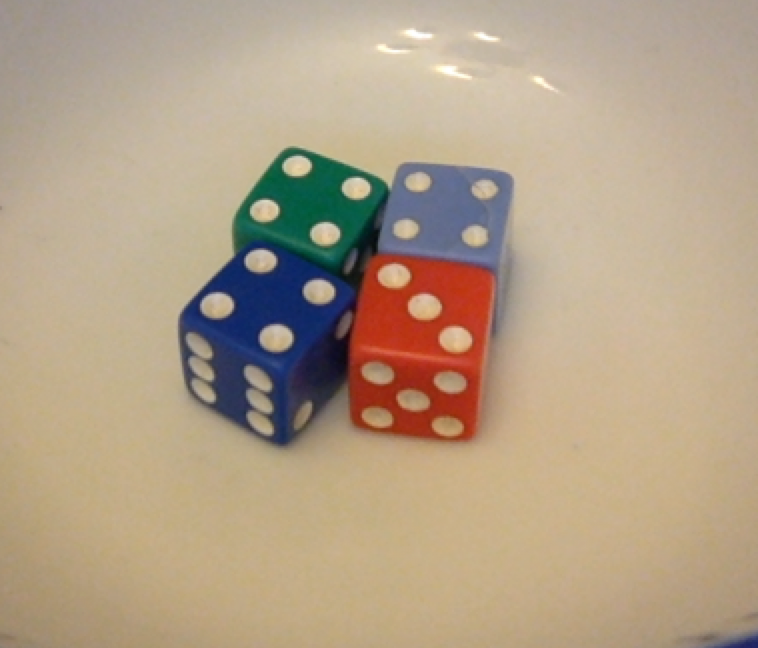
#> input picture resources/here.png, 758 x 648 px, given in place of the camera
$ python guava.py
#> lines starting #> are read from the running program, lines starting #| are printed output that depends on the picture; after the words box and inside, x2 and y2 are one past the last pixel; in counts of white or black regions, pixels touching at a corner belong together
#> in main, frame is the input picture: shape (648, 758, 3); mean B, G, R 136.2, 160.1, 178.8
### guava_utils.py
import imutils, cv2
import numpy as np

class GuavaUtils:
    def __init__(self):
        self.crop_ratio = 0.32
        self.blur_kernel_size = (7,7)
        self.resize_width = 1200
        self.thresholds = [50, 0, 60, 0]
        self.color_space = "HSV"

    def resize_image(self, image):
        return imutils.resize(image, width=self.resize_width)

    def crop_image(self, image):
        h, w, _ = image.shape
#> h = 1025; w = 1200
        left, right = int(w*self.crop_ratio), int(w*(1-self.crop_ratio))
#> left = 384; right = 815
        cropped = image[0:h, left:right]
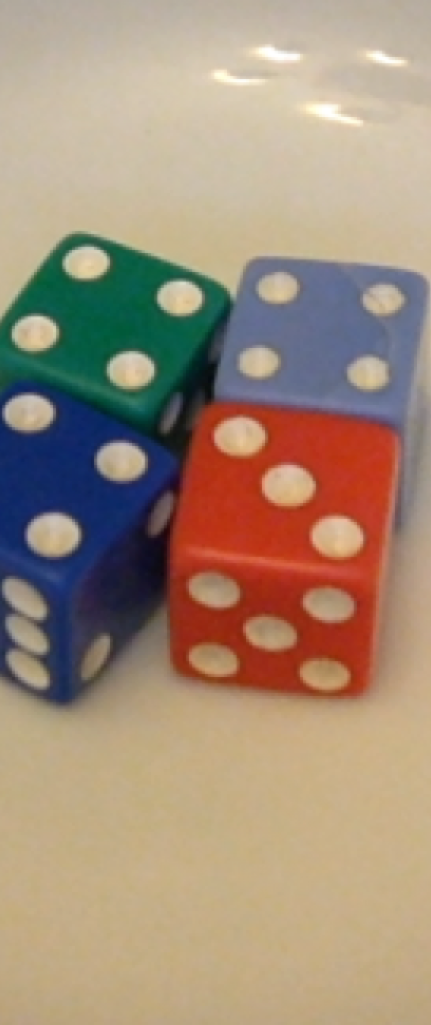
#> cropped: shape (1025, 431, 3); mean B, G, R 122, 142.2, 162.7

        return cropped

    def hsv_image(self, image):
        return cv2.cvtColor(image, cv2.COLOR_BGR2HSV)
#> returned value: shape (1025, 431, 3); mean H, S, V 35.2, 95.5, 172.8

    def grayscale_image(self, image):
        return cv2.cvtColor(image, cv2.COLOR_BGR2GRAY)

    def blur_image(self, image):
        return cv2.GaussianBlur(image, self.blur_kernel_size, 0)

    def threshold_image(self, image, index):
        return cv2.threshold(image, self.thresholds[index], 255, cv2.THRESH_BINARY)[1]

    def invert_image(self, image):
        return cv2.bitwise_not(image)

    def preprocess(self, image):
        resized = self.resize_image(image)
        cropped = self.crop_image(resized)
        hsv_image = self.hsv_image(cropped)

        return hsv_image

    def postprocess(self, image, index):
        grayscaled = self.grayscale_image(image)
        threshed = self.threshold_image(grayscaled, index)
        # blurred = self.blur_image(grayscaled)

        return threshed

    # [5 lines left out: function show_default, not called in this run]

    def filter_color(self, image, color_boundary):
        lower, upper = color_boundary

        mask = cv2.inRange(image, lower, upper)
        output = cv2.bitwise_and(image, image, mask = mask)

        return output

    def display_results(self, window_name, image, text):
        org = (50, 50)
        fontFace = cv2.FONT_HERSHEY_SIMPLEX
        fontScale = 2
        color = (0, 0, 255)
        thickness = 2

        cv2.putText(
            image,
            text,
            org,
            fontFace,
            fontScale,
            color,
            thickness
        )

        cv2.imshow(window_name, image)

### die_detector.py
import numpy as np
import cv2, imutils

from guava_colors import HSVColors
from guava_utils import GuavaUtils
from guava_blob import BlobDetector

class DieDetector:
    def __init__(self):
        self.num_die = 4
        self.color_boundaries = HSVColors().color_boundaries()
        self.util = GuavaUtils()
        self.blob = BlobDetector()

    def iterate_colors(self, image):
        images = []
        die_counts = []

        for boundary in self.color_boundaries:
            filtered = self.util.filter_color(image, boundary)
            die_count = len(self.blob.count_die(filtered))

            images.append(filtered)
            die_counts.append(die_count)
#> this loop made 4 passes
#> die_count on passes 1 to 4: 0, 2, 3, 4
#> pass 1, in filter_color, `mask = cv2.inRange(image, lower, upper)`:
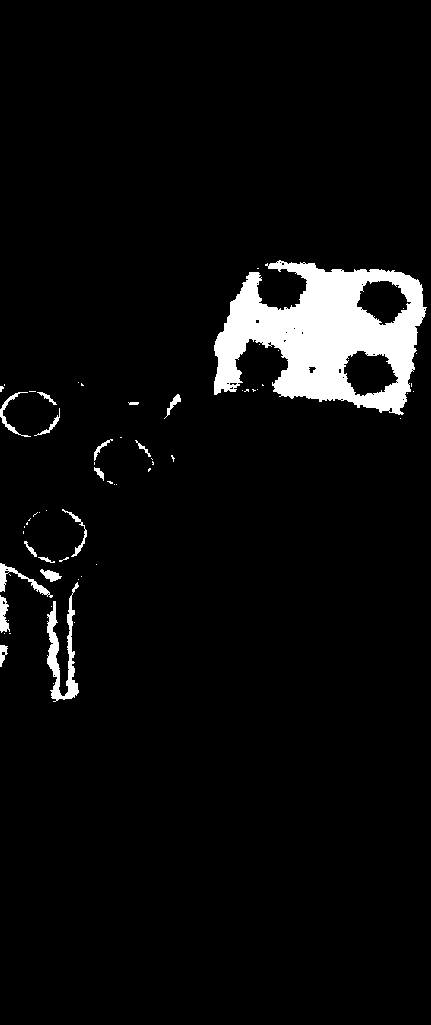
#> mask: shape (1025, 431); 4.9% white; 63 white regions (46 under 20 px), largest, box (x1, y1, x2, y2) and area: (214, 260, 427, 415) 18289, (47, 582, 79, 702) 1356, (0, 563, 53, 598) 395
#> pass 2, in filter_color (call 2), `mask = cv2.inRange(image, lower, upper)`:
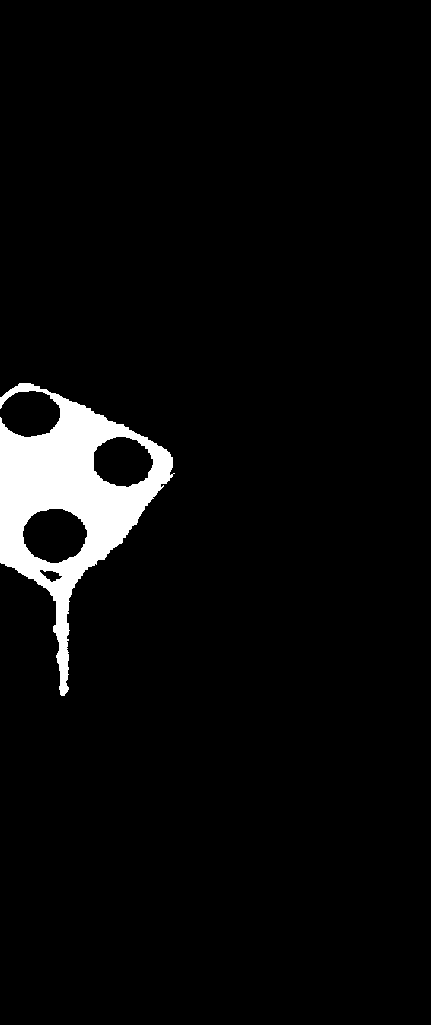
#> mask: shape (1025, 431); 4.2% white; 1 white region, box (x1, y1, x2, y2) and area: (0, 383, 175, 696) 18717
#> after the loop: filtered: shape (1025, 431, 3); mean H, S, V 3.3, 7.9, 4.4
#> after the loop, die_counts = [0, 2, 3, 4]; images = 4 items

        return (images, die_counts)

### guava_blob.py
import cv2
import numpy as np

class BlobDetector:
    def __init__(self):
        self.detector = self.init_detector()

    def init_detector(self):
        params = cv2.SimpleBlobDetector_Params()

        params.filterByColor = True
        params.blobColor = 0

        params.filterByInertia = True
        params.minInertiaRatio = 0.45

        return cv2.SimpleBlobDetector_create(params)

    def count_die(self, image):
        return self.detector.detect(image)

    def display_keypoints(self, image, keypoints):
        img_with_keypoints = cv2.drawKeypoints(
            image, keypoints,
            np.array([]), (0,0,255),
            cv2.DRAW_MATCHES_FLAGS_DRAW_RICH_KEYPOINTS
        )
        return img_with_keypoints

### guava_colors.py
import numpy as np

class GuavaColors:
    def __init__(self):
        self.boundaries = self.color_boundaries()

    def numpy_boundaries(self, boundaries):
        return [np.array(bound, dtype = 'uint8') for bound in boundaries]

class HSVColors(GuavaColors):
    def __init__(self):
        super().__init__()
        self.color_space = "HSV"

    def color_space_boundaries(self):

        boundaries =[
            # light blue:
            ([82, 0, 70], [115, 160, 225]),
            # dark blue: bright include higher
            ([107, 160, 70], [132, 255, 225]),
            # red: GOOD
            ([0, 120, 70], [20, 255, 225]),
            # green: darker increase
            ([40, 0, 70], [82, 255, 225]),
        ]
        return boundaries

    def color_boundaries(self):
        return [self.numpy_boundaries(bounds) for bounds in self.color_space_boundaries()]


class BGRColors(GuavaColors):
    def __init__(self):
        super().__init__()
        self.color_space = "BGR"

    # [12 lines left out: function color_space_boundaries, not called in this run]

    def color_boundaries(self):
        return [self.numpy_boundaries(bounds) for bounds in self.color_space_boundaries()]

### guava.py
import cv2, imutils
import numpy as np

from guava_blob import BlobDetector
from guava_utils import GuavaUtils
from guava_tweaker import GuavaTweaker
from die_detector import DieDetector

def main():
    cap = cv2.VideoCapture(0)

    bd = BlobDetector()
    utils = GuavaUtils()
    dd = DieDetector()

    DEBUG = False
    WINDOW_NAME = 'image'

    cv2.namedWindow(WINDOW_NAME)

    tweaker = None
    if DEBUG:
        tweaker = GuavaTweaker(window_name=WINDOW_NAME)
        tweaker.debug()

    while(True):
        ret, frame = cap.read()

        viewable = utils.preprocess(frame)
        masked_images, counts = dd.iterate_colors(viewable)
#> masked_images = 4 items; counts = [0, 2, 3, 4]

        if DEBUG:
            for i, threshold in enumerate(tweaker.threshold_names):
                t = cv2.getTrackbarPos(threshold, WINDOW_NAME)
                utils.thresholds[i] = t

        preprocessed_images = []
        postprocessed_images = []

        for i, image in enumerate(masked_images):
            preprocessed_images.append(image)
            postprocessed_images.append(utils.postprocess(image, i))
#> this loop made 4 passes
#> pass 3, in postprocess (call 3), `grayscaled = self.grayscale_image(image)`:
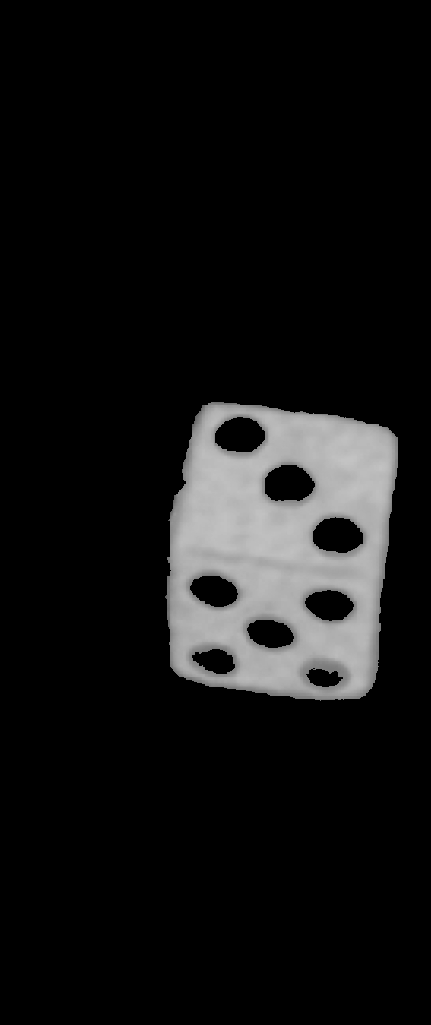
#> grayscaled: shape (1025, 431); min 0, max 195, mean 19.6
#> after the loop, postprocessed_images = 4 items; preprocessed_images = 4 items

        preimage = np.hstack(preprocessed_images)
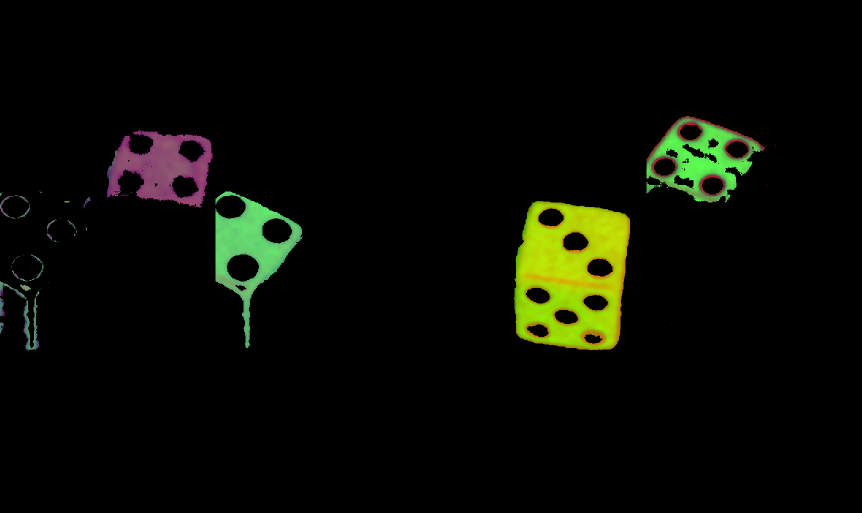
#> preimage: shape (1025, 1724, 3) (shown at 1/2 size); mean of channels 0, 1, 2 3.6, 10.9, 8.7; drawn as B, G, R
        postimage = np.hstack(postprocessed_images)
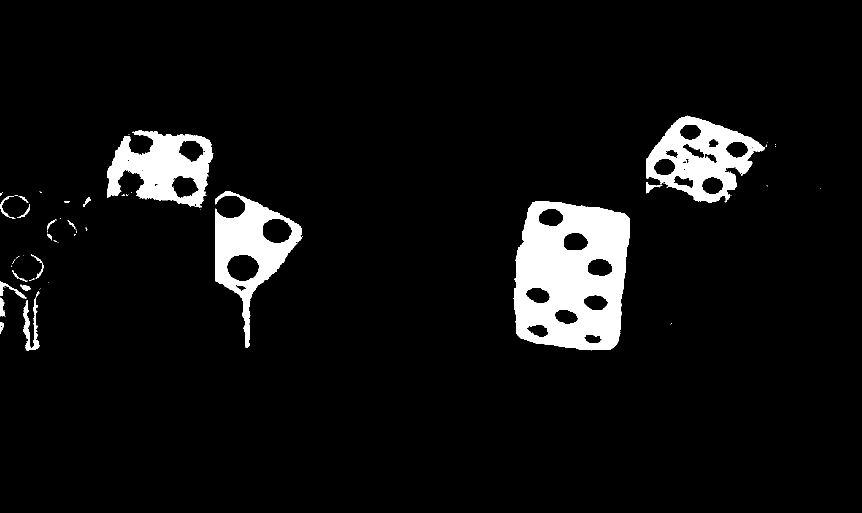
#> postimage: shape (1025, 1724) (shown at 1/2 size); 6.3% white; 79 white regions (58 under 20 px), largest, box (x1, y1, x2, y2) and area: (1027, 402, 1260, 701) 50781, (1293, 231, 1530, 405) 19037, (431, 383, 606, 696) 18717

        preimage = imutils.resize(preimage, width=1600)
#> preimage: shape (951, 1600, 3)
        postimage = imutils.resize(postimage, width=1600)
#> postimage: shape (951, 1600)

        cv2.imshow("preimage", preimage)

        image = postimage

        keypoints = bd.count_die(image)
#> keypoints = 10 keypoints; (x, y, size): (450, 496, 54.8), (513, 428, 50.3), (1067, 448, 40.2), (1022, 403, 39.7), (1113, 496, 39.6), (1322, 344, 35.8), (1233, 310, 35.7), (1368, 277, 34.2), (1281, 245, 33.9), (289, 342, 7.4)
        img_with_keypoints = bd.display_keypoints(image, keypoints)

        utils.display_results(WINDOW_NAME, img_with_keypoints, str(counts))
#> in display_results, `cv2.putText( image, text, org, fontFace, fontScale, color, thickness )`:
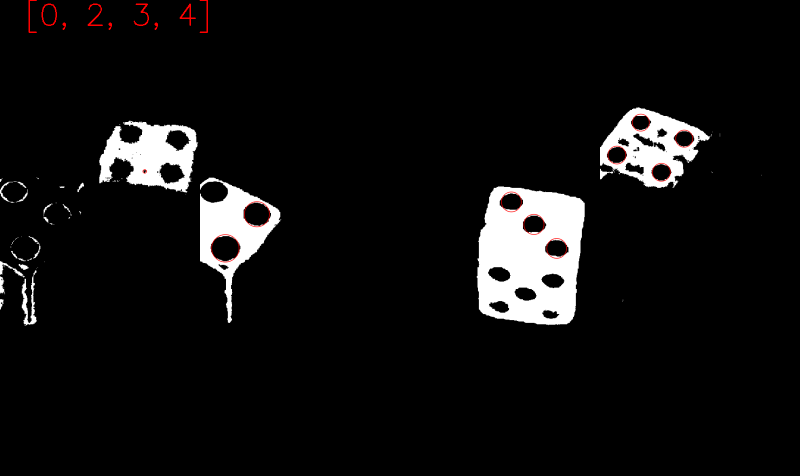
#> image: shape (951, 1600, 3) (shown at 1/2 size); mean of channels 0, 1, 2 15.8, 15.8, 16.4; drawn as B, G, R

        if cv2.waitKey(1) & 0xFF == ord('q'):
#> (key q is pressed here)
            break

    cap.release()
    cv2.destroyAllWindows()

def ab_testing(img):
    h, w = img.shape

    top = np.empty(shape=(h,1))
    bot = np.empty(shape=(h,1))

    for i in range(1,11):
        baseline, diff = 70, 5
        threshold = baseline + diff * i

        thresh = cv2.threshold(img, threshold, 255, cv2.THRESH_BINARY)[1]

        if i < 6: top = np.hstack((top, thresh))
        if i >= 6: bot = np.hstack((bot, thresh))

    img = np.vstack((top, bot))

    cv2.imshow('frame', img)

main()
